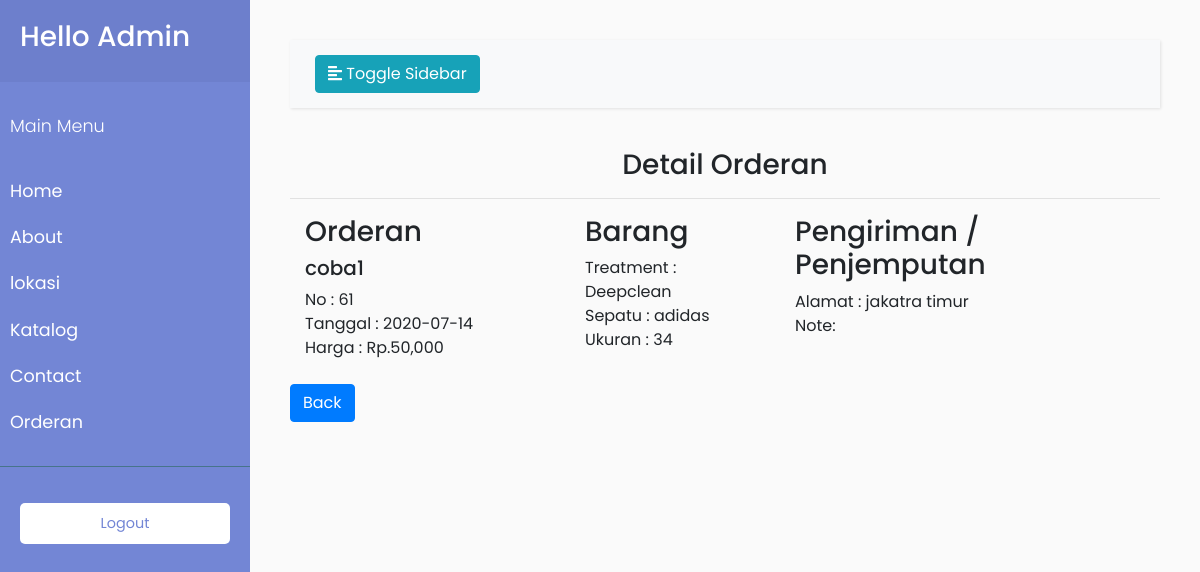
Screenshot of /admin/detail.php?id=61 with the database file from the repository.
### tables this page shows
CREATE TABLE `orderan` (
  `id_orderan` int(11) NOT NULL,
  `pelanggan` varchar(50) NOT NULL,
  `tanggal_order` date NOT NULL,
  `merk_sepatu` varchar(50) NOT NULL,
  `ukuran_sepatu` int(11) NOT NULL,
  `treatment` varchar(50) NOT NULL,
  `note` text NOT NULL,
  `alamat` varchar(100) NOT NULL,
  `harga` int(11) NOT NULL,
  `status` varchar(100) NOT NULL DEFAULT 'pending'
);

### admin/detail.php (the view, shortened to what this page needs)
<?php
require_once 'conn.php';
require_once 'main.php';
require_once 'foot.php';
?>
<nav class="navbar navbar-expand-lg navbar-light bg-light">
    <div class="container-fluid">
        <button type="button" id="sidebarCollapse" class="btn btn-info">
            <i class="fas fa-align-left"></i>
            <span>Toggle Sidebar</span>
        </button>
    </div>
</nav>
<h3 class="text-center">Detail Orderan</h3>
<hr>
<?php
$select = $conn->query("SELECT * FROM orderan WHERE id_orderan = '$_GET[id]'");
$detail = $select->fetch_assoc();
?>
<div class="row container">
    <div class="col-md-4">
        <h3>Orderan</h3>
        <strong>
            <h5><?= $detail['pelanggan']; ?></h5>
        </strong>
        No : <?= $detail['id_orderan']; ?><br>
        Tanggal : <?= $detail['tanggal_order']; ?><br>
        Harga : Rp.<?= number_format($detail['harga']); ?>
    </div>
    <div class="col-md-3">
        <h3> Barang</h3>
        Treatment : <?= $detail['treatment']; ?><br>
        Sepatu : <?= $detail['merk_sepatu']; ?><br>
        Ukuran : <?= $detail['ukuran_sepatu']; ?>
    </div>
    <div class="col-md-5">
        <h3>Pengiriman / Penjemputan</h3>
        Alamat : <?= $detail['alamat']; ?><br>
        Note: <?= $detail['note']; ?>
    </div>
</div>
<a class="btn btn-primary mt-4" href="orderan.php">Back</a>

### assets/style2.css (style rules this page uses)
body { font-family: 'Poppins', sans-serif; background: #fafafa; }
a, a:hover, a:focus { color: inherit; text-decoration: none; transition: all 0.3s; }
.navbar { padding: 15px 10px; background: #fff; border: none; border-radius: 0; margin-bottom: 40px; box-shadow: 1px 1px 3px rgba(0, 0, 0, 0.1); }

### rows the page displays
orderan: pelanggan "coba1", id_orderan "61", tanggal_order "2020-07-14", harga "50,000", treatment "Deepclean", merk_sepatu "adidas", ukuran_sepatu "34", alamat "jakatra timur"
